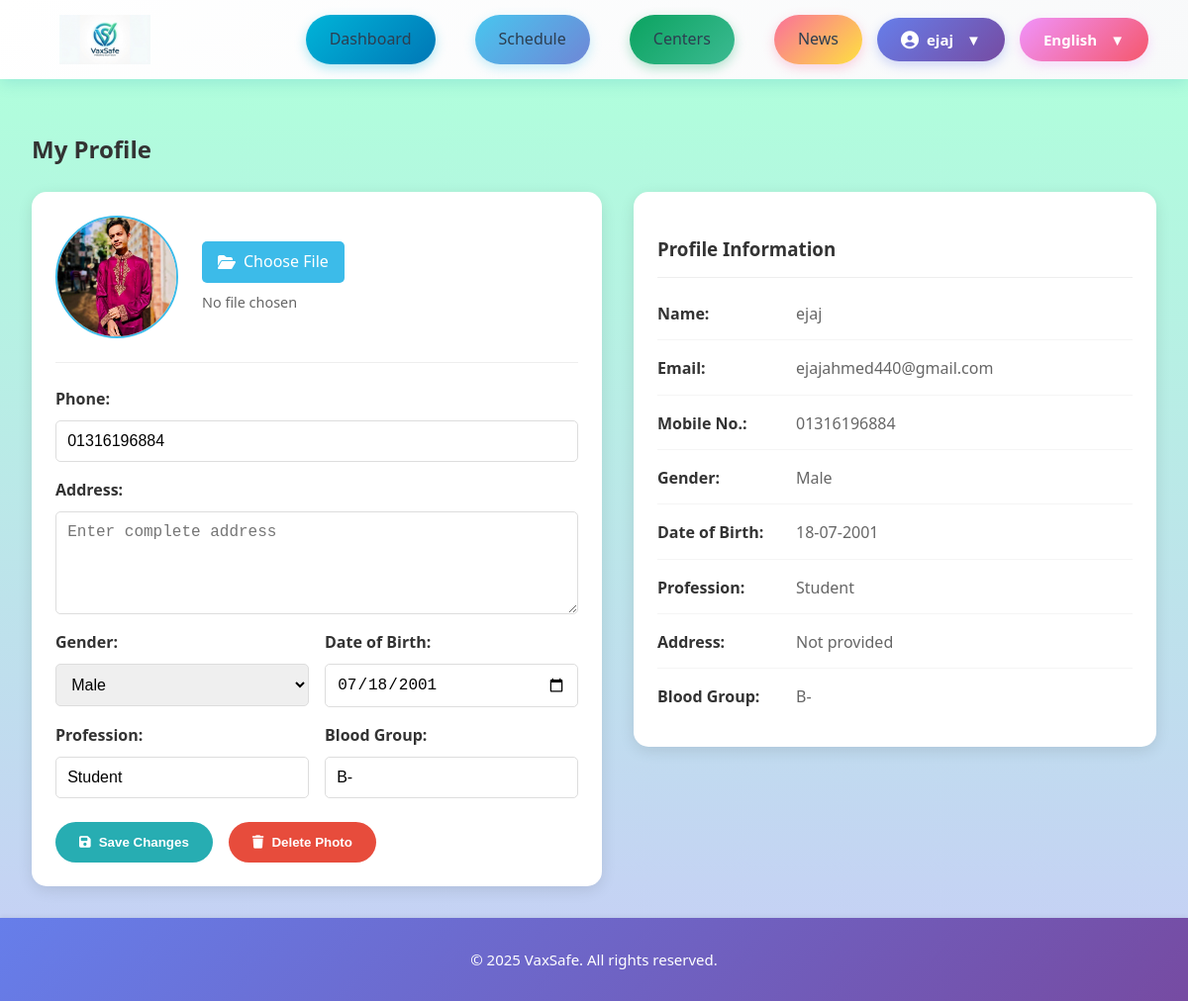
/profile/ (signed in), run on the app's committed database.
### vaxsafe/models.py (models this page shows, shortened)
class Profile(models.Model):
    GENDER_CHOICES = [
        ('Male', 'Male'),
        ('Female', 'Female'),
        ('Other', 'Other')
    ]
    user = models.OneToOneField(User, on_delete=models.CASCADE, related_name='profile')
    mobile = models.CharField(max_length=20, blank=True, null=True)
    gender = models.CharField(max_length=10, choices=GENDER_CHOICES, blank=True, null=True)
    date_of_birth = models.DateField(blank=True, null=True)
    profession = models.CharField(max_length=100, blank=True, null=True)
    address = models.TextField(blank=True, null=True)
    blood_group = models.CharField(max_length=5, blank=True, null=True)
    photo = models.ImageField(upload_to='profile_pics/', blank=True, null=True)

### vaxsafe/views.py (the view)
# urls.py: path('profile/', views.profile_view, name='profile'),
@login_required
def profile_view(request):
    profile, created = Profile.objects.get_or_create(user=request.user)
    if request.method == 'POST':
        if 'delete_photo' in request.POST:
            if profile.photo:
                profile.photo.delete(save=True)
            messages.success(request, "✅ Profile photo deleted successfully!")
            return redirect('profile')
        form = ProfileForm(request.POST, request.FILES, instance=profile)
        if form.is_valid():
            form.save()
            messages.success(request, "✅ Profile updated successfully!")
            return redirect('profile')
        else:
            messages.error(request, "❌ Please correct the errors below.")
    else:
        form = ProfileForm(instance=profile)
    context = {
        'form': form,
        'profile': profile,
        'title': 'My Profile'
    }
    return render(request, 'htmlpages/profile.html', context)

### templates/htmlpages/profile.html (shortened to what this page needs)
{% extends 'base_log.html' %}
{% load static %}
{% block content %}
<div class="profile-container">
  <div class="profile-header">
    <h2>My Profile</h2>
  </div>
  <div class="profile-content">
    <form method="POST" enctype="multipart/form-data" class="profile-form">
      <div class="profile-photo-section">
        <div class="photo-container">
          {% if profile.photo %}
            <img src="{{ profile.photo.url }}" alt="Profile Photo" class="profile-photo">
          {% else %}
            <div class="default-photo">
              <i class="fa fa-user"></i>
            </div>
          {% endif %}
        </div>
        <div class="photo-controls">
          <label for="id_photo" class="file-label">
            <i class="fa fa-folder-open"></i> Choose File
          </label>
          <span class="file-name" id="file-name">No file chosen</span>
        </div>
      </div>
      <div class="form-fields">
        <div class="form-row">
          <div class="form-group">
            <label for="id_mobile">Phone:</label>
            {{ form.mobile }}
          </div>
        </div>
        <div class="form-row">
          <div class="form-group">
            <label for="id_address">Address:</label>
            {{ form.address }}
          </div>
        </div>
        <div class="form-row">
          <div class="form-group">
            <label for="id_gender">Gender:</label>
            {{ form.gender }}
          </div>
          <div class="form-group">
            <label for="id_date_of_birth">Date of Birth:</label>
            {{ form.date_of_birth }}
          </div>
        </div>
        <div class="form-row">
          <div class="form-group">
            <label for="id_profession">Profession:</label>
            {{ form.profession }}
          </div>
          <div class="form-group">
            <label for="id_blood_group">Blood Group:</label>
            {{ form.blood_group }}
          </div>
        </div>
      </div>
      <div class="action-buttons">
        <button type="submit" class="btn-save">
          <i class="fa fa-save"></i> Save Changes
        </button>
        {% if profile.photo %}
          <button type="submit" name="delete_photo" class="btn-delete">
            <i class="fa fa-trash"></i> Delete Photo
          </button>
        {% endif %}
      </div>
    </form>
    <div class="profile-display">
      <div class="profile-card">
        <h3>Profile Information</h3>
        <div class="info-row">
          <span class="label">Name:</span>
          <span class="value">{{ request.user.get_full_name|default:request.user.username }}</span>
        </div>
        <div class="info-row">
          <span class="label">Email:</span>
          <span class="value">{{ request.user.email }}</span>
        </div>
        <div class="info-row">
          <span class="label">Mobile No.:</span>
          <span class="value">{{ profile.mobile|default:"Not provided" }}</span>
        </div>
        <div class="info-row">
          <span class="label">Gender:</span>
          <span class="value">{{ profile.gender|default:"Not provided" }}</span>
        </div>
        <div class="info-row">
          <span class="label">Date of Birth:</span>
          <span class="value">
            {% if profile.date_of_birth %}
              {{ profile.date_of_birth|date:"d-m-Y" }}
            {% else %}
              Not provided
            {% endif %}
          </span>
        </div>
        <div class="info-row">
          <span class="label">Profession:</span>
          <span class="value">{{ profile.profession|default:"Not provided" }}</span>
        </div>
        <div class="info-row">
          <span class="label">Address:</span>
          <span class="value">{{ profile.address|default:"Not provided" }}</span>
        </div>
        <div class="info-row">
          <span class="label">Blood Group:</span>
          <span class="value">{{ profile.blood_group|default:"Not provided" }}</span>
        </div>
      </div>
    </div>
  </div>
</div>
{% endblock %}

### templates/nav_two.html (shortened to what this page needs)
{% load static %}
<nav class="nav_two">
  <div class="logo">
    <a href="{% url 'dashboard' %}">
      <img src="{% static 'images/logo.png' %}" alt="VaxSafe Logo">
    </a>
  </div>
  <ul class="nav-links">
    <li><a href="{% url 'dashboard' %}" class="nav-btn nav-btn-1">Dashboard</a></li>
    <li><a href="{% url 'vaccine_schedule' %}" class="nav-btn nav-btn-2">Schedule</a></li>
   <li><a href="{% url 'centers' %}" class="nav-btn nav-btn-3">Centers</a></li>
    <li><a href="{% url 'news_list' %}" class="nav-btn nav-btn-4">News</a></li>
    <li class="profile-menu">
      <button class="nav-btn nav-btn-profile" id="profile-btn" onclick="toggleDropdown(event, 'profile-dropdown')">
        <i class="fa fa-user-circle"></i> {{ request.user.first_name|default:request.user.username }} <span class="dropdown-arrow">▼</span>
      </button>
    </li>
    <li class="lang-menu">
      <button class="nav-btn nav-btn-lang" id="lang-btn" onclick="toggleDropdown(event, 'lang-dropdown')">
        English <span class="dropdown-arrow">▼</span>
      </button>
    </li>
  </ul>
</nav>

### static/css/style.css (style rules this page uses)
:root { --primary-blue: #0077b6; --primary-teal: #00b4d8; --primary-cyan: #48cae4; --secondary-purple: #667eea; --secondary-violet: #764ba2; --secondary-pink: #fa709a; --accent-green: #0ba360; --accent-orange: #ff8c42; --accent-coral: #ff6b6b; --white: #ffffff; --light-gray: #f8f9fa; --medium-gray: #e1e8ed; --dark-gray: #2c3e50; --text-dark: #1a1a1a; --gradient-primary: linear-gradient(135deg, #00b4d8 0%, #0077b6 100%); --gradient-secondary: linear-gradient(135deg, #667eea 0%, #764ba2 100%); --gradient-success: linear-gradient(135deg, #0ba360 0%, #3cba92 100%); --gradient-sunset: linear-gradient(135deg, #fa709a 0%, #fee140 100%); --gradient-ocean: linear-gradient(135deg, #48c6ef 0%, #6f86d6 100%); --shadow-sm: 0 2px 8px rgba(0, 119, 182, 0.1); --shadow-md: 0 4px 15px rgba(0, 119, 182, 0.2); --shadow-lg: 0 8px 25px rgba(0, 119, 182, 0.3); --shadow-hover: 0 12px 35px rgba(0, 119, 182, 0.4); --radius-sm: 8px; --radius-md: 12px; --radius-lg: 16px; --radius-xl: 20px; --radius-full: 50px; --transition-fast: 0.2s ease; --transition-normal: 0.3s ease; --transition-slow: 0.5s ease; }
body { margin: 0; font-family: 'Segoe UI', Tahoma, Geneva, Verdana, sans-serif; color: var(--text-dark); background: var(--light-gray); line-height: 1.6; }
.logo img { height: 100%; max-height: 150px; width: auto; display: block; margin-left: 20px; }
.nav-links a { margin-left: 25px; text-decoration: none; color: var(--dark-gray); font-size: 16px; font-weight: 500; transition: color var(--transition-fast); position: relative; }
.nav-links a::after { content: ''; position: absolute; bottom: -5px; left: 0; width: 0; height: 2px; background: var(--primary-teal); transition: width var(--transition-normal); }
.dropdown-arrow { margin-left: auto; transition: transform var(--transition-normal); }

### templates/base_log.html (style rules this page uses)
.profile-menu, .lang-menu { position: relative; cursor: pointer; }

### templates/nav_two.html (style rules this page uses)
.nav_two { display: flex; align-items: center; justify-content: space-between; padding: 15px 40px; background: linear-gradient(135deg, #ffffff 0%, #f8f9fa 100%); box-shadow: 0 4px 15px rgba(0, 119, 182, 0.15); position: sticky; top: 0; z-index: 1000; backdrop-filter: blur(10px); }
.nav_two .logo img { height: 50px; width: auto; transition: transform 0.3s ease; }
.nav_two .nav-links { display: flex; align-items: center; list-style: none; gap: 15px; margin: 0; padding: 0; }
.nav_two .nav-links > li { position: relative; }
.nav-btn { padding: 12px 24px; font-size: 15px; font-weight: 600; text-decoration: none; border: none; border-radius: 25px; cursor: pointer; transition: all 0.3s ease; position: relative; overflow: hidden; display: inline-flex; align-items: center; gap: 8px; font-family: 'Segoe UI', Tahoma, Geneva, Verdana, sans-serif; background: white; color: #2c3e50; box-shadow: 0 2px 8px rgba(0, 0, 0, 0.08); }
.nav-btn::before { content: ''; position: absolute; top: 50%; left: 50%; width: 0; height: 0; border-radius: 50%; background: rgba(255, 255, 255, 0.5); transform: translate(-50%, -50%); transition: width 0.5s, height 0.5s; }
.nav-btn-1 { background: linear-gradient(135deg, #00b4d8 0%, #0077b6 100%); color: white; box-shadow: 0 4px 12px rgba(0, 180, 216, 0.3); }
.nav-btn-2 { background: linear-gradient(135deg, #48c6ef 0%, #6f86d6 100%); color: white; box-shadow: 0 4px 12px rgba(72, 198, 239, 0.3); }
.nav-btn-3 { background: linear-gradient(135deg, #0ba360 0%, #3cba92 100%); color: white; box-shadow: 0 4px 12px rgba(11, 163, 96, 0.3); }
.nav-btn-4 { background: linear-gradient(135deg, #fa709a 0%, #fee140 100%); color: white; box-shadow: 0 4px 12px rgba(250, 112, 154, 0.3); }
.nav-btn-profile { background: linear-gradient(135deg, #667eea 0%, #764ba2 100%); color: white; box-shadow: 0 4px 12px rgba(102, 126, 234, 0.3); }
.nav-btn-profile i { font-size: 18px; }
.nav-btn-lang { background: linear-gradient(135deg, #f093fb 0%, #f5576c 100%); color: white; box-shadow: 0 4px 12px rgba(240, 147, 251, 0.3); }
.dropdown-arrow { display: inline-block; margin-left: 5px; transition: transform 0.3s ease; }

### data on the page
Profile: photo (picture), mobile "01316196884", gender "Male", date_of_birth "07/18/2001", profession "Student", blood_group "B-", date_of_birth "18-07-2001", address "Not provided"

### other printed values
{{ request.user.first_name|default:request.user.username }} "ejaj"
{{ request.user.get_full_name|default:request.user.username }} "ejaj"
{{ request.user.email }} "ejajahmed440@gmail.com"
